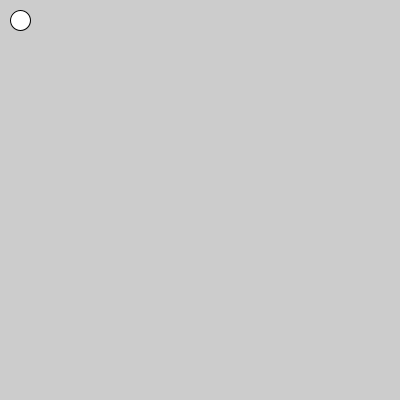
Frame 1 (no input)
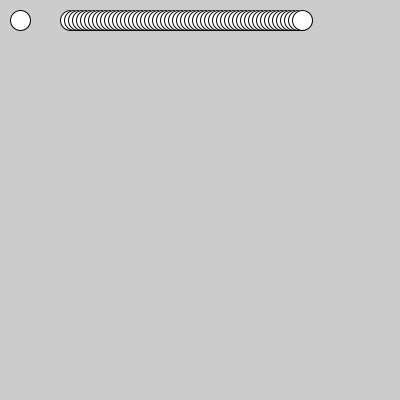
Frame 60 (the mouse pressed at the canvas centre just before this capture)
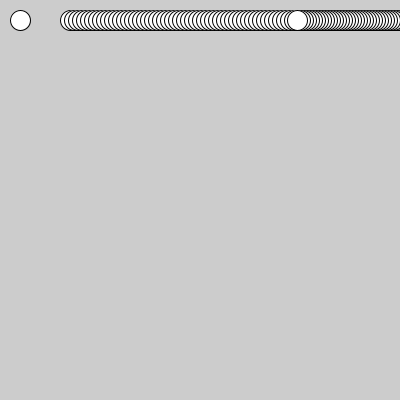
Frame 120 (the mouse held since frame 60 and released just before this capture)

The Processing sketch that drew these frames (run headless with seeded random() and noise(); from frame 60 on, the mouse is pressed at the canvas centre):

// Processing sketch: processing_158019
// ── processing_158019.pde

int counter;
int x=20;
int dx=50;
int y=50;
int dy=450;

void setup() {  //setup function called initially, only once
  size(400, 400);
 }

void draw() {  //draw function loops 
  ellipse(x,20,20,20);
  x=x+dx;
    
  if(x>400)  {
  dx=-3;}

  if (x<300)
  {dx=4;}

  if (y<200)
 {dy=-5;
   }
   
}
  
